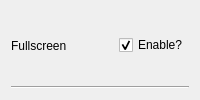
            <widget class="QWidget" name="widget6_fullscreen" native="true">
             <property name="sizePolicy">
              <sizepolicy hsizetype="Preferred" vsizetype="Maximum">
               <horstretch>0</horstretch>
               <verstretch>0</verstretch>
              </sizepolicy>
             </property>
             <property name="toolTip">
              <string>&lt;html&gt;&lt;head/&gt;&lt;body&gt;&lt;p&gt;Should the game launch in fullscreen? (Toggle with Windows key + F)</string>
             </property>
             <layout class="QVBoxLayout" name="verticalLayout_10">
              <item>
               <widget class="QWidget" name="widget_21" native="true">
                <property name="sizePolicy">
                 <sizepolicy hsizetype="Preferred" vsizetype="Minimum">
                  <horstretch>0</horstretch>
                  <verstretch>0</verstretch>
                 </sizepolicy>
                </property>
                <layout class="QHBoxLayout" name="horizontalLayout_10" stretch="0,0,0">
                 <property name="spacing">
                  <number>0</number>
                 </property>
                 <property name="leftMargin">
                  <number>0</number>
                 </property>
                 <property name="topMargin">
                  <number>0</number>
                 </property>
                 <property name="rightMargin">
                  <number>0</number>
                 </property>
                 <property name="bottomMargin">
                  <number>0</number>
                 </property>
                 <item>
                  <widget class="QLabel" name="label_8">
                   <property name="text">
                    <string>Fullscreen</string>
                   </property>
                  </widget>
                 </item>
                 <item>
                  <spacer name="horizontalSpacer_9">
                   <property name="orientation">
                    <enum>Qt::Orientation::Horizontal</enum>
                   </property>
                   <property name="sizeHint" stdset="0">
                    <size>
                     <width>40</width>
                     <height>20</height>
                    </size>
                   </property>
                  </spacer>
                 </item>
                 <item>
                  <widget class="QCheckBox" name="checkBox_fullscreen">
                   <property name="text">
                    <string>Enable?</string>
                   </property>
                   <property name="checked">
                    <bool>true</bool>
                   </property>
                   <property name="tristate">
                    <bool>false</bool>
                   </property>
                  </widget>
                 </item>
                </layout>
               </widget>
              </item>
              <item>
               <widget class="Line" name="line_9">
                <property name="orientation">
                 <enum>Qt::Orientation::Horizontal</enum>
                </property>
               </widget>
              </item>
             </layout>
            </widget>
